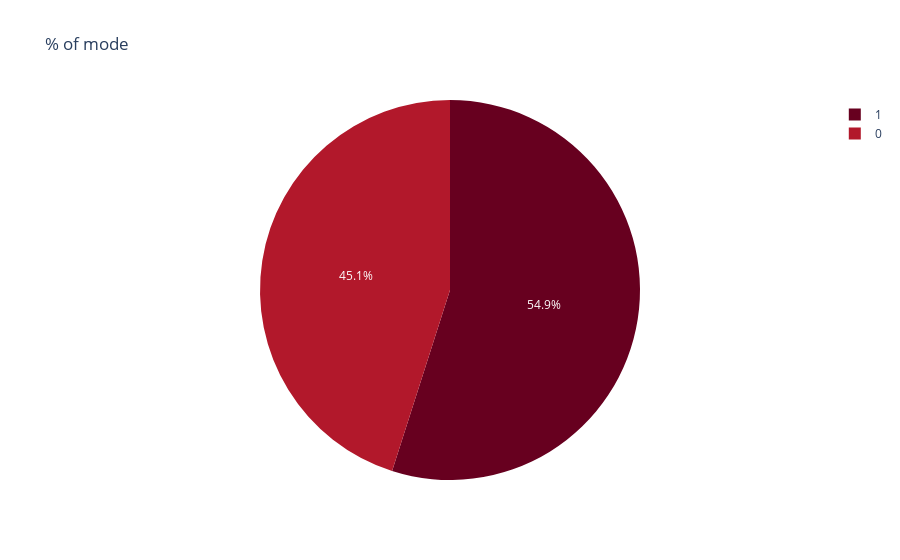

Here is the notebook cell this chart was saved with:
### Code cell
mdf = pd.DataFrame({"mode":[0,1] , "count" :df.groupby("mode")['mode'].count()})
fig = px.pie(mdf,values='count', names='mode', title='% of mode' ,color_discrete_sequence = px.colors.sequential.RdBu)
fig.show()

### Figure 1 — Plotly figure (JSON) as saved in the notebook; plotly's stock layout.template omitted (floating-point values rounded to 4 significant figures)
{"data": [{"domain": {"x": [0, 1], "y": [0, 1]}, "hovertemplate": "mode=%{label}<br>count=%{value}<extra></extra>", "labels": [0, 1], "legendgroup": "", "name": "", "showlegend": true, "type": "pie", "values": [14300, 17428]}], "layout": {"legend": {"tracegroupgap": 0}, "piecolorway": ["rgb(103,0,31)", "rgb(178,24,43)", "rgb(214,96,77)", "rgb(244,165,130)", "rgb(253,219,199)", "rgb(247,247,247)", "rgb(209,229,240)", "rgb(146,197,222)", "rgb(67,147,195)", "rgb(33,102,172)", "rgb(5,48,97)"], "title": {"text": "% of mode"}}}
